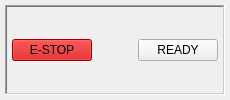
           <widget class="QFrame" name="gridFrame_2">
            <property name="minimumSize">
             <size>
              <width>0</width>
              <height>75</height>
             </size>
            </property>
            <property name="styleSheet">
             <string notr="true">ActionButton {
min-height: 50px;
min-width: 100px;
max-width: 100px;
font: 14pt &quot;DejaVu Sans&quot;;
color: rgb(0,0,0);
}

GridFrame {
 background-color: rgb(52, 101, 164);
}

</string>
            </property>
            <property name="frameShape">
             <enum>QFrame::NoFrame</enum>
            </property>
            <property name="frameShadow">
             <enum>QFrame::Plain</enum>
            </property>
            <layout class="QGridLayout" name="gridLayout_2">
             <property name="leftMargin">
              <number>5</number>
             </property>
             <property name="topMargin">
              <number>5</number>
             </property>
             <property name="rightMargin">
              <number>5</number>
             </property>
             <property name="bottomMargin">
              <number>5</number>
             </property>
             <item row="0" column="2" colspan="2">
              <widget class="QFrame" name="gridFrame">
               <property name="frameShape">
                <enum>QFrame::WinPanel</enum>
               </property>
               <property name="frameShadow">
                <enum>QFrame::Sunken</enum>
               </property>
               <layout class="QGridLayout" name="gridLayout_47">
                <property name="leftMargin">
                 <number>5</number>
                </property>
                <property name="topMargin">
                 <number>5</number>
                </property>
                <property name="rightMargin">
                 <number>5</number>
                </property>
                <property name="bottomMargin">
                 <number>5</number>
                </property>
                <item row="0" column="0">
                 <widget class="ActionButton" name="estop">
                  <property name="styleSheet">
                   <string notr="true">background-color:rgb(200,00,000)</string>
                  </property>
                  <property name="text">
                   <string>E-STOP</string>
                  </property>
                  <property name="iconSize">
                   <size>
                    <width>100</width>
                    <height>50</height>
                   </size>
                  </property>
                  <property name="checkable">
                   <bool>true</bool>
                  </property>
                  <property name="rules" stdset="0">
                   <string>[{&quot;channels&quot;: [{&quot;url&quot;: &quot;status:estop&quot;, &quot;trigger&quot;: true}], &quot;property&quot;: &quot;Style Sheet&quot;, &quot;expression&quot;: &quot;\&quot;background-color:rgb(200,00,000)\&quot; if ch[0]&lt;1 else 'background-color:rgb(240,240,80)'&quot;, &quot;name&quot;: &quot;color&quot;}, {&quot;channels&quot;: [{&quot;url&quot;: &quot;status:estop&quot;, &quot;trigger&quot;: true}], &quot;property&quot;: &quot;Text&quot;, &quot;expression&quot;: &quot;'E-STOP\\nACTIVE' if ch[0]&gt;0 else 'E-STOP'&quot;, &quot;name&quot;: &quot;name&quot;}]</string>
                  </property>
                  <property name="actionName" stdset="0">
                   <string>machine.estop.toggle</string>
                  </property>
                 </widget>
                </item>
                <item row="0" column="2">
                 <widget class="ActionButton" name="power">
                  <property name="text">
                   <string>READY</string>
                  </property>
                  <property name="checkable">
                   <bool>true</bool>
                  </property>
                  <property name="rules" stdset="0">
                   <string>[{&quot;channels&quot;: [{&quot;url&quot;: &quot;status:enabled&quot;, &quot;trigger&quot;: true}], &quot;property&quot;: &quot;Style Sheet&quot;, &quot;expression&quot;: &quot;\&quot;background-color:rgb(240,240,80)\&quot; if ch[0]&lt;1 else 'background-color:rgb(138, 226, 52)'&quot;, &quot;name&quot;: &quot;color&quot;}, {&quot;channels&quot;: [{&quot;url&quot;: &quot;status:enabled&quot;, &quot;trigger&quot;: true}], &quot;property&quot;: &quot;Text&quot;, &quot;expression&quot;: &quot;'POWER' if ch[0]&lt;1 else 'READY'&quot;, &quot;name&quot;: &quot;text&quot;}]</string>
                  </property>
                  <property name="actionName" stdset="0">
                   <string>machine.power.toggle</string>
                  </property>
                 </widget>
                </item>
                <item row="0" column="1">
                 <spacer name="horizontalSpacer_6">
                  <property name="orientation">
                   <enum>Qt::Horizontal</enum>
                  </property>
                  <property name="sizeHint" stdset="0">
                   <size>
                    <width>40</width>
                    <height>20</height>
                   </size>
                  </property>
                 </spacer>
                </item>
               </layout>
              </widget>
             </item>
            </layout>
           </widget>
